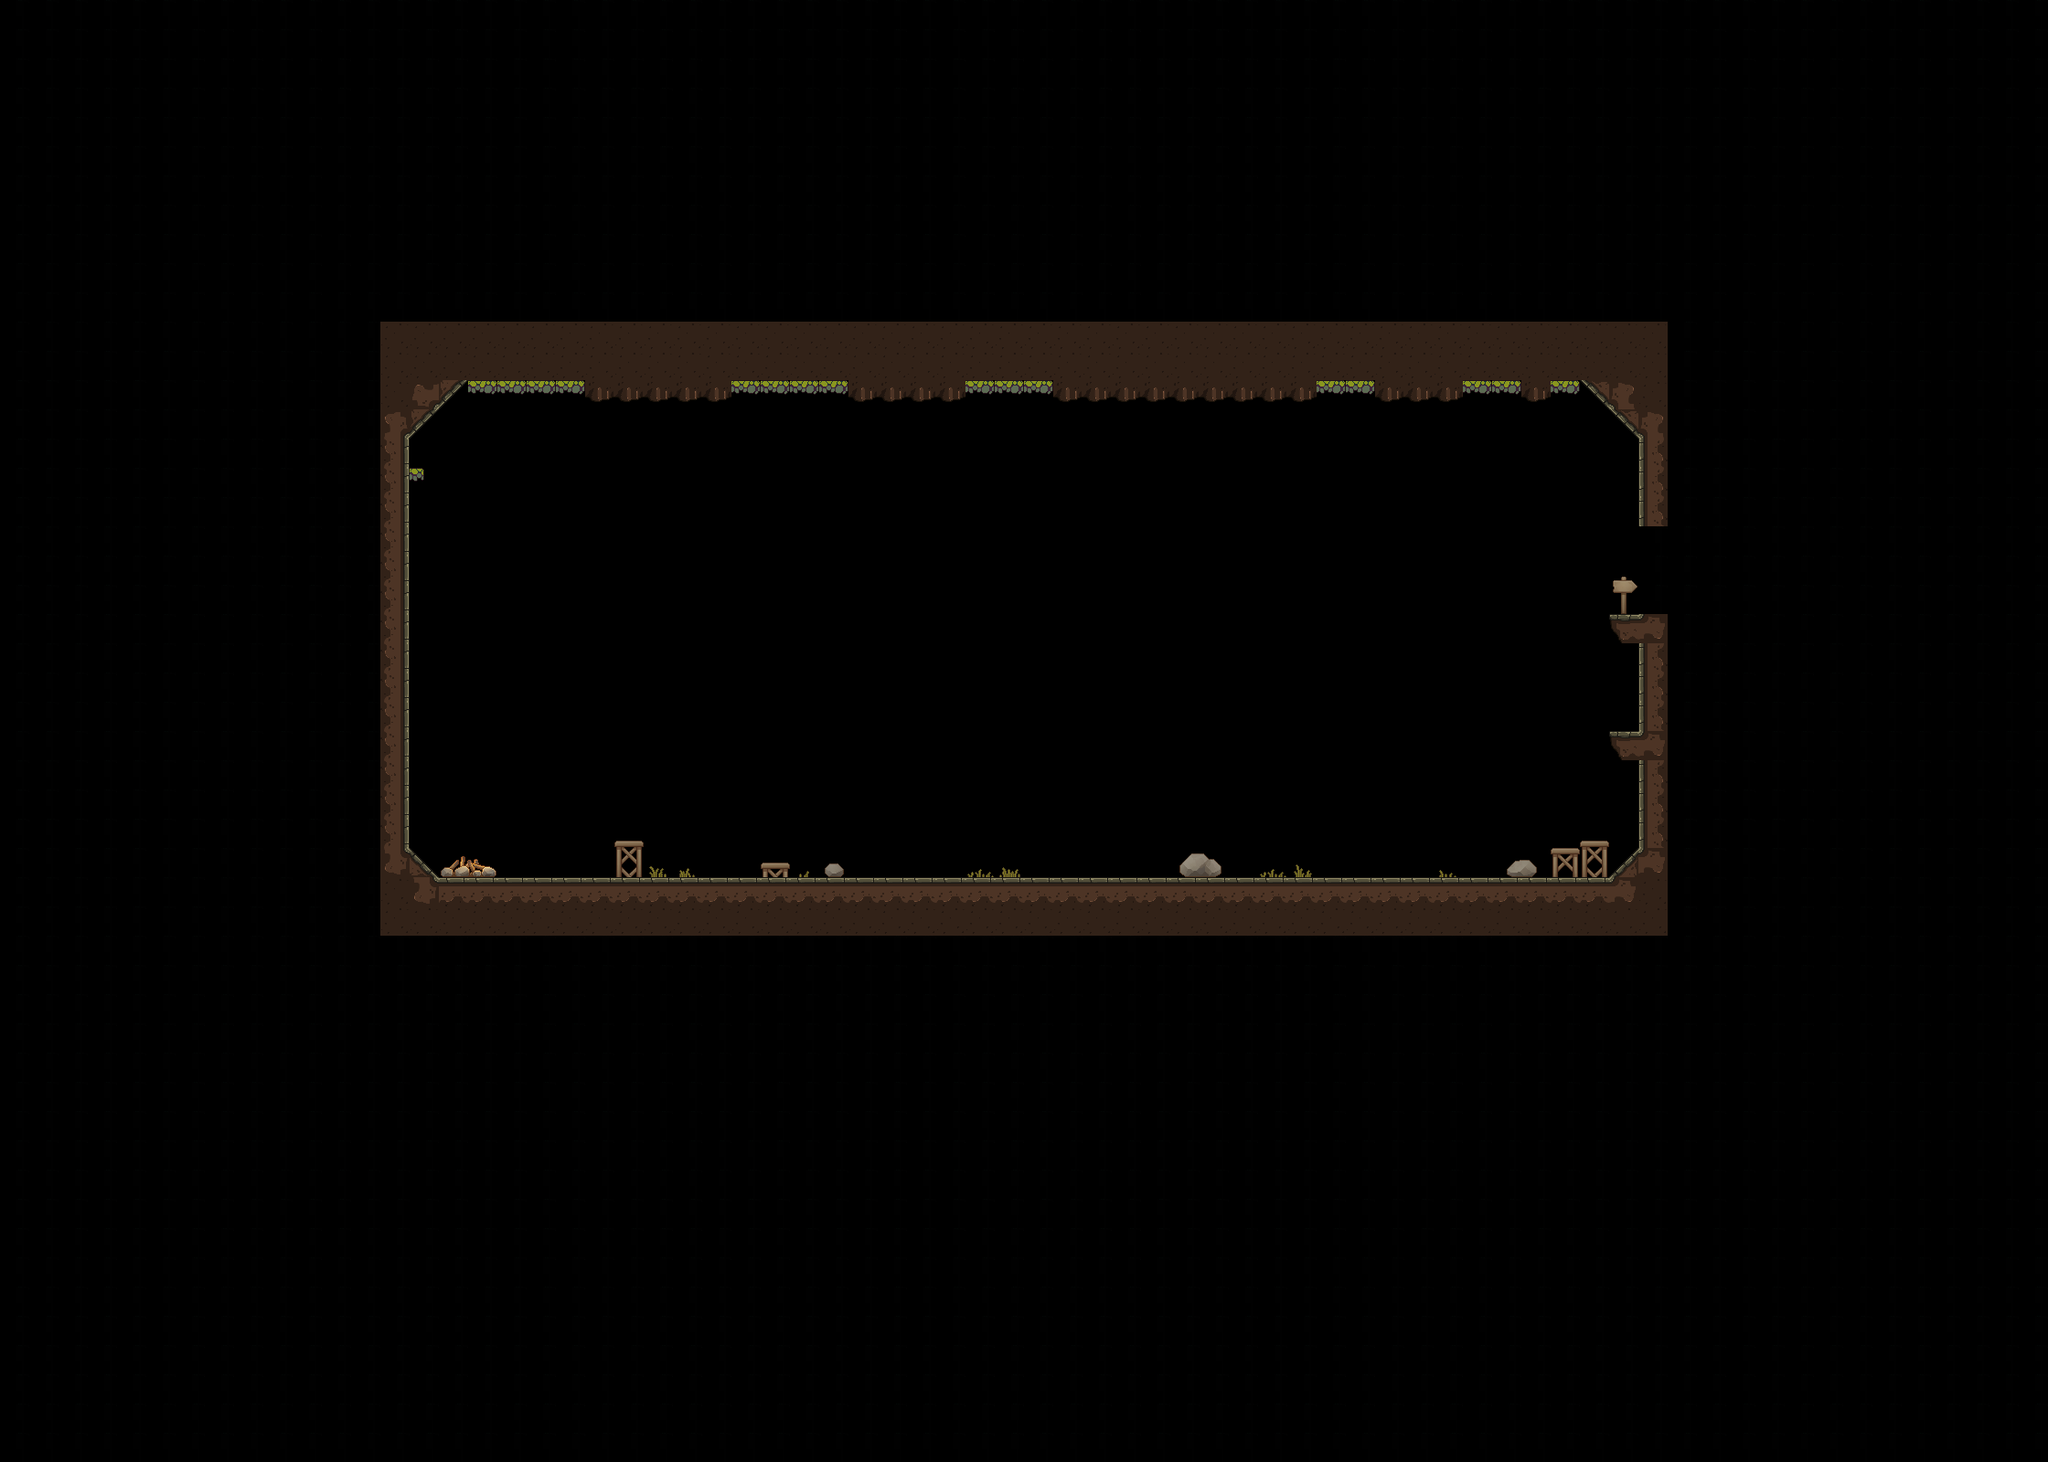

Rendered tile map (Tiled .tmx) drawn with the repository's tilesets; below, a short description and the map source with its tile grids summarised:
An orthogonal 70x50 tile map with 32x32 px tiles, 1 tile layer (Calque de Tuiles 1), 3 tilesets and 6 objects (2x volant, left, redwolf, Grand Sac).

<map version="1.10" tiledversion="1.12.1" orientation="orthogonal" renderorder="right-down" width="70" height="50" tilewidth="32" tileheight="32" infinite="0" nextlayerid="3" nextobjectid="10">
 <tileset firstgid="1" source="color/colors.tsx" />
 <tileset firstgid="2" source="platforms_4/platforms_4.tsx" />
 <tileset firstgid="102" source="Objects/village.tsx" />
 <layer id="1" name="Calque de Tuiles 1" width="70" height="50">
  <data>[3500 cells, 2858 non-empty, 30 distinct tile ids]</data>
 </layer>
 <objectgroup id="2" name="Objects">
  <object id="1" name="left" x="498" y="926.667" width="30.6667" height="29.3333">
   <properties>
    <property name="obj_type" value="spawnpoint" />
   </properties>
   <ellipse />
  </object>
  <object id="2" name="redwolf" x="1190" y="856.001">
   <properties>
    <property name="obj_type" value="mob" />
   </properties>
   <polygon points="-20,0 34.6667,46.3333 29.6667,-106 -28.3333,-35.6667 -95.6667,-110 -92.6667,58" />
  </object>
  <object id="4" x="1787.33" y="579.333" width="34" height="93.3333">
   <properties>
    <property name="obj_type" value="door" />
    <property name="target_map" value="cave/cave.tmx" />
    <property name="target_spawn" value="boss_defeated" />
   </properties>
   <capsule />
  </object>
  <object id="7" name="volant" x="1728" y="593.333">
   <properties>
    <property name="obj_type" value="mob" />
   </properties>
   <point />
  </object>
  <object id="8" name="volant" x="1772" y="664">
   <properties>
    <property name="obj_type" value="mob" />
   </properties>
   <point />
  </object>
  <object id="9" name="Grand Sac" x="1570.67" y="906" width="74.6667" height="49.3333">
   <properties>
    <property name="obj_type" value="grand_sac" />
   </properties>
   <capsule />
  </object>
 </objectgroup>
</map>
